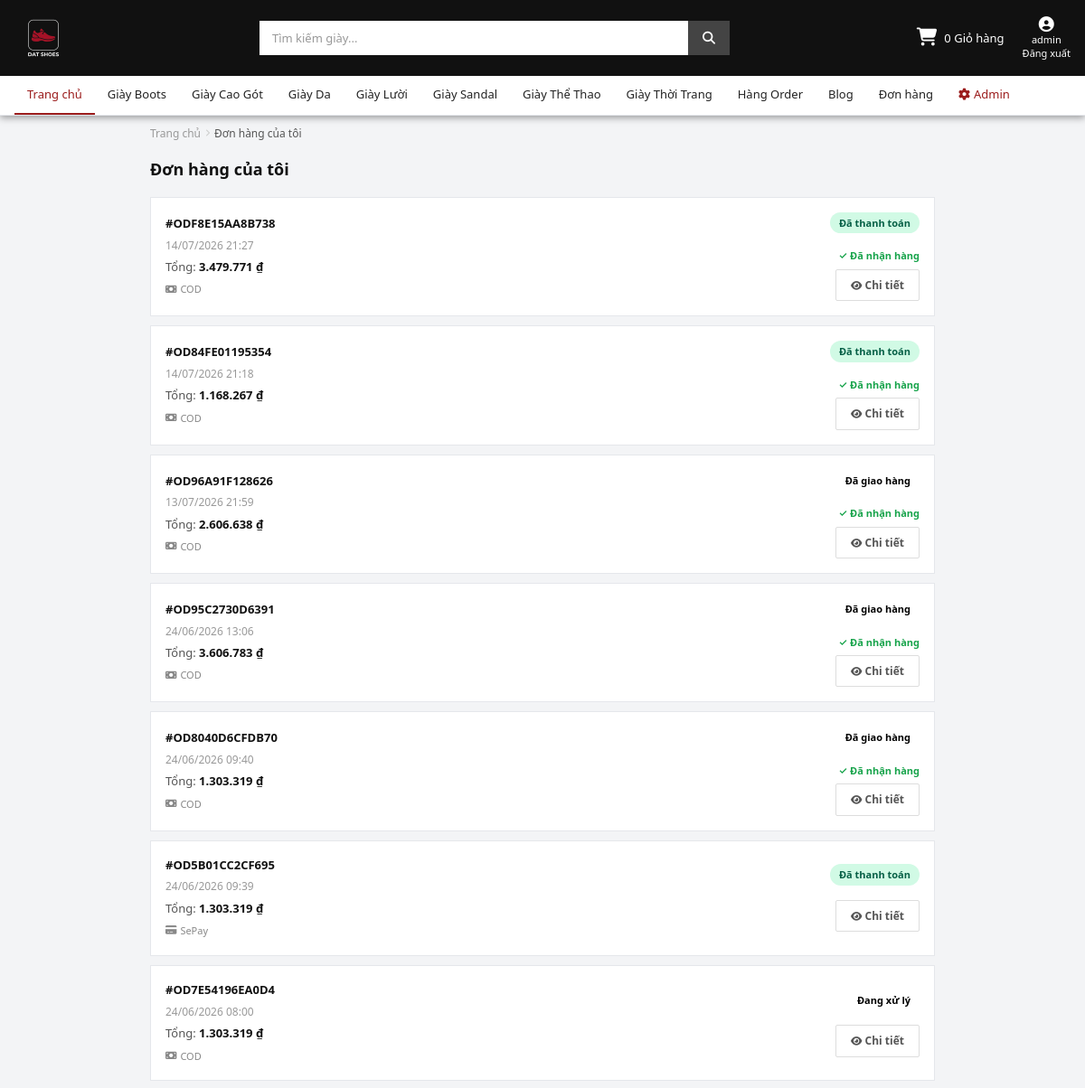
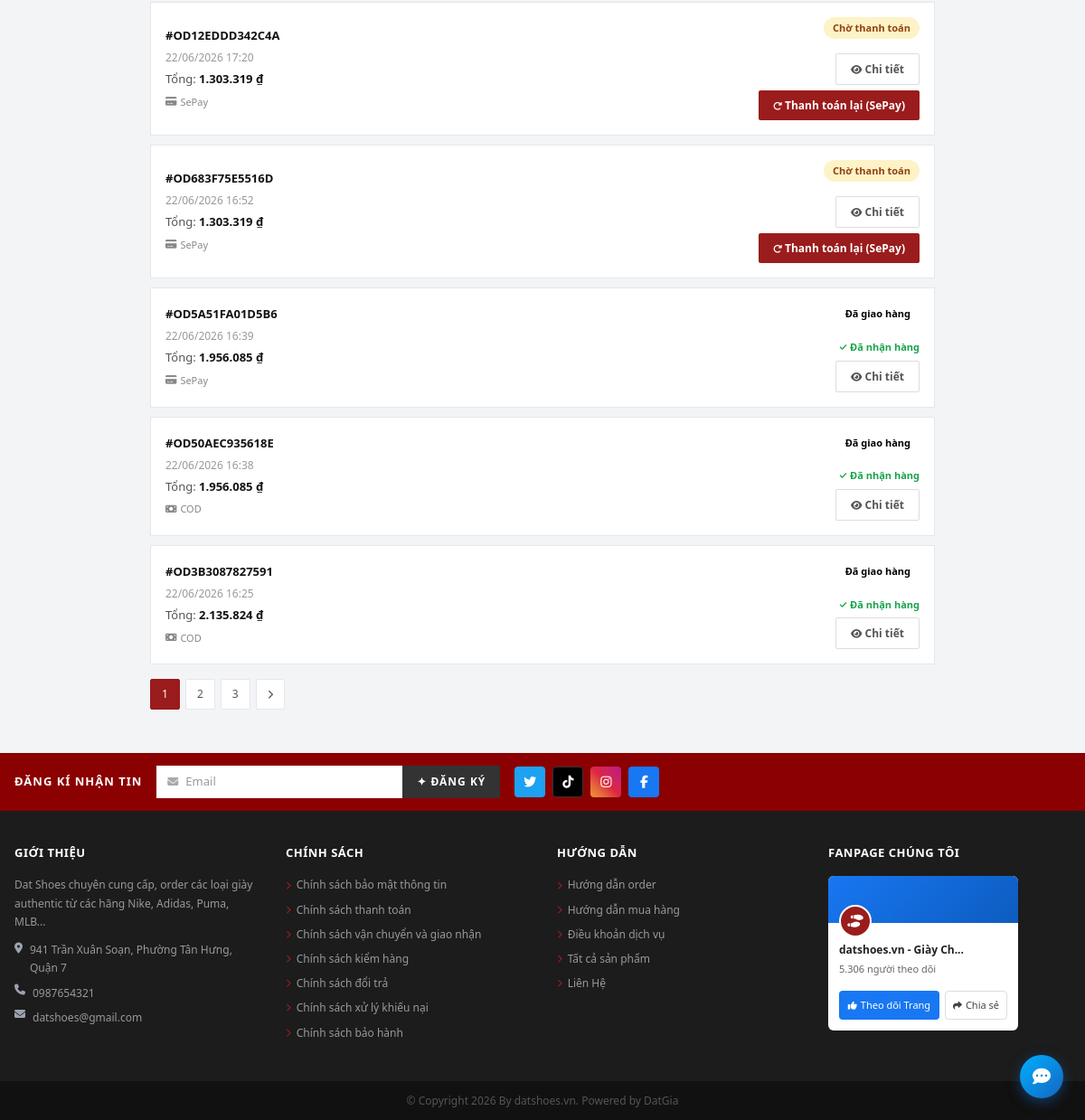
The page /cart/orders/ (signed in) on the database its author committed (2 pictures, top to bottom).
### apps/products/models.py (models this page shows, shortened)
class Category(models.Model):
    name = models.CharField(max_length=100, unique=True,
                            verbose_name="Tên loại giày")
    slug = models.SlugField(max_length=120, unique=True, blank=True)
    description = models.TextField(blank=True, verbose_name="Mô tả")
    image = models.ImageField(upload_to='categories/', blank=True, null=True)
    is_active = models.BooleanField(default=True)
    class Meta:
        verbose_name = "Danh mục"
        verbose_name_plural = "Danh mục"

### apps/cart/models.py (models this page shows, shortened)
class Order(models.Model):
    class PaymentStatus(models.TextChoices):
        PENDING = 'pending', 'Chờ thanh toán'
        PAID    = 'paid',    'Đã thanh toán'
        FAILED  = 'failed',  'Thanh toán thất bại'
    class OrderStatus(models.TextChoices):
        NEW        = 'new',        'Mới tạo'
        PROCESSING = 'processing', 'Đang xử lý'
        SHIPPED    = 'shipped',    'Đang giao hàng'
        DELIVERED  = 'delivered',  'Đã giao hàng'
        CANCELLED  = 'cancelled',  'Đã hủy'
    class Status(models.TextChoices):
        PENDING     = 'pending',     'Chờ thanh toán'
        PAID        = 'paid',        'Đã thanh toán'
        PROCESSING  = 'processing',  'Đang xử lý'
        SHIPPED     = 'shipped',     'Đang giao hàng'
        DELIVERED   = 'delivered',   'Đã giao hàng'
        FAILED      = 'failed',      'Thanh toán thất bại'
        CANCELLED   = 'cancelled',   'Đã hủy'
    class PaymentMethod(models.TextChoices):
        MOMO  = 'momo',  'MoMo'
        SEPAY = 'sepay', 'SePay'
        COD   = 'cod',   'COD'
    user = models.ForeignKey(
        settings.AUTH_USER_MODEL,
        on_delete=models.SET_NULL,
        null=True, blank=True,
        related_name='orders',
    )
    code        = models.CharField(max_length=32, unique=True, blank=True)
    full_name   = models.CharField(max_length=120, blank=True)
    phone       = models.CharField(max_length=20, blank=True)
    email       = models.EmailField(blank=True)
    address     = models.CharField(max_length=255, blank=True)
    note        = models.TextField(blank=True)
    total_amount    = models.DecimalField(max_digits=12, decimal_places=0)
    discount_amount = models.DecimalField(max_digits=12, decimal_places=0, default=0, verbose_name='Số tiền giảm')
    voucher      = models.ForeignKey('Voucher', on_delete=models.SET_NULL, null=True, blank=True, related_name='orders')
    voucher_code = models.CharField(max_length=50, blank=True, verbose_name='Mã voucher (lưu lại)')
    payment_status = models.CharField(
        max_length=20,
        choices=PaymentStatus.choices,
        default=PaymentStatus.PENDING,
        verbose_name='Trạng thái thanh toán',
    )
    order_status = models.CharField(
        max_length=20,
        choices=OrderStatus.choices,
        default=OrderStatus.NEW,
        verbose_name='Trạng thái đơn hàng',
    )
    status = models.CharField(
        max_length=20,
        choices=Status.choices,
        default=Status.PENDING,
        verbose_name='Trạng thái (legacy)',
    )
    payment_method = models.CharField(max_length=20, choices=PaymentMethod.choices, default=PaymentMethod.MOMO)
    delivered_at       = models.DateTimeField(null=True, blank=True, verbose_name='Thời gian nhận hàng')
    delivery_confirmed = models.BooleanField(default=False, verbose_name='Đã xác nhận nhận hàng')
    momo_order_id        = models.CharField(max_length=100, blank=True, unique=True, null=True)
    momo_request_id      = models.CharField(max_length=100, blank=True, unique=True, null=True)
    momo_trans_id        = models.CharField(max_length=100, blank=True, null=True)
    momo_result_code     = models.IntegerField(blank=True, null=True)
    momo_message         = models.CharField(max_length=255, blank=True)
    momo_pay_url         = models.URLField(blank=True)
    momo_response_payload = models.TextField(blank=True)
    sepay_invoice_number = models.CharField(max_length=64, blank=True, verbose_name='SePay invoice number')
    sepay_transaction_id = models.CharField(max_length=100, blank=True, null=True, verbose_name='SePay transaction ID')
    sepay_pay_url        = models.URLField(blank=True, verbose_name='SePay checkout URL')
    sepay_status         = models.CharField(max_length=32, blank=True, verbose_name='SePay order status')
    sepay_ipn_payload    = models.TextField(blank=True, verbose_name='SePay IPN raw payload')
    created_at = models.DateTimeField(auto_now_add=True)
    updated_at = models.DateTimeField(auto_now=True)
    class Meta:
        ordering = ['-created_at']
        verbose_name = 'Đơn hàng'
        verbose_name_plural = 'Đơn hàng'

### apps/cart/views.py (the view)
# urls.py: path('orders/', views.orders_list, name='orders_list'),
def orders_list(request):
    qs = Order.objects.filter(user=request.user).order_by("-created_at")
    paginator = Paginator(qs, 12)
    page = request.GET.get("page")
    page_obj = paginator.get_page(page)
    return render(
        request,
        "orders/order_list.html",
        {"page_obj": page_obj, "paginator": paginator},
    )

### templates/orders/order_list.html (shortened to what this page needs)
{% extends 'base.html' %}
{% load static %}
{% load format_money %}
{% block content %}
<div class="ol-page">
<div class="ol-container">
  <nav class="ol-bc">
    <a href="{% url 'landing' %}">Trang chủ</a>
    <i class="fas fa-chevron-right"></i>
    <span style="color:#555;">Đơn hàng của tôi</span>
  </nav>
  <div class="ol-header">Đơn hàng của tôi</div>
  {% if page_obj.object_list %}
    {% for order in page_obj.object_list %}
    <div class="ol-card">
      <div>
        <div class="ol-code">#{{ order.code }}</div>
        <div class="ol-date">{{ order.created_at|date:"d/m/Y H:i" }}</div>
        <div class="ol-total">
          Tổng: <strong>{{ order.total_amount|vnd }}</strong>
        </div>
        <div class="ol-method">
          {% if order.payment_method == 'sepay' %}
            <i class="fas fa-credit-card"></i> SePay
          {% elif order.payment_method == 'momo' %}
            <i class="fas fa-wallet"></i> MoMo
          {% else %}
            <i class="fas fa-money-bill"></i> {{ order.get_payment_method_display }}
          {% endif %}
        </div>
      </div>
      <div class="ol-actions">
        <span class="ol-status {{ order.status }}">{{ order.get_status_display }}</span>
        {% if order.delivery_confirmed %}
        <span style="font-size:11px; color:#16a34a; font-weight:600;">✓ Đã nhận hàng</span>
        {% endif %}
        <a href="{% url 'cart:order_detail' order.code %}" class="btn-ol-detail">
          <i class="fas fa-eye" style="font-size:11px;"></i> Chi tiết
        </a>
        {% if order.status == 'pending' or order.status == 'failed' %}
        <form action="{% url 'cart:order_retry' order.code %}" method="post">
          <button type="submit" class="btn-ol-retry">
            <i class="fas fa-redo" style="font-size:10px;"></i>
            Thanh toán lại
            {% if order.payment_method == 'sepay' %}(SePay){% elif order.payment_method == 'momo' %}(MoMo){% endif %}
          </button>
        </form>
        {% endif %}
      </div>
    </div>
    {% endfor %}
    <div class="ol-pagination">
      {% for num in paginator.page_range %}
      <a href="?page={{ num }}" class="ol-page-btn {% if num == page_obj.number %}active{% endif %}">{{ num }}</a>
      {% endfor %}
      {% if page_obj.has_next %}
      <a href="?page={{ page_obj.next_page_number }}" class="ol-page-btn">
        <i class="fas fa-chevron-right" style="font-size:10px;"></i>
      </a>
      {% endif %}
    </div>
  {% else %}
  <div class="ol-empty">
    <div><i class="fas fa-receipt"></i></div>
    <p>Bạn chưa có đơn hàng nào.</p>
    <a href="{% url 'products:product_list' %}">Mua sắm ngay</a>
  </div>
  {% endif %}
</div>
</div>
{% endblock %}

### templates/base.html (shortened to what this page needs)
{% load static %}
<!doctype html>
<html lang="vi">
<head>
	<link rel="stylesheet" href="https://cdnjs.cloudflare.com/ajax/libs/font-awesome/6.6.0/css/all.min.css" />
	<link rel="stylesheet" href="{% static 'css/main.css' %}" />
</head>
<body>
	<header class="site-header" style="position:sticky; top:0; z-index:100;">
		<div style="max-width:1200px; margin:0 auto; padding:10px 16px; display:flex; align-items:center; justify-content: space-between;gap:16px;">
			<a href="{% url 'landing' %}" style="flex-shrink:0; display:block;">
				<img src="{% static 'images/logo.png' %}" alt="Dat Shoes" style="height:64px; width:auto; display:block;" />
			</a>
			<div class="header-center" style="flex:1; display:flex; justify-content:center;">
				<form class="search-bar" method="get" action="{% url 'products:product_list' %}">
					<input type="text" name="q" placeholder="Tìm kiếm giày..." value="{{ request.GET.q }}"
						aria-label="Tìm kiếm sản phẩm" />
					<button type="submit" aria-label="Tìm kiếm"><i class="fas fa-search"></i></button>
				</form>
			</div>
			<div class="header-util" style="flex-shrink:0;">
				<a href="{% url 'cart:cart_detail' %}" class="cart-link">
					<div class="cart-icon">
						<i class="fas fa-shopping-cart"></i>
					</div>
					<span>{{ cart_count|default:0 }} Giỏ hàng</span>
				</a>
				{% if user.is_authenticated %}
				<a href="{% url 'accounts:logout' %}" class="util-link">
					<i class="fas fa-user-circle"></i>
					<span>{{ user.username|truncatechars:10 }}</span>
					<span>Đăng xuất</span>
				</a>
				{% else %}
				<a href="{% url 'accounts:login' %}" class="util-link">
					<i class="fas fa-user"></i>
					<span>Đăng nhập</span>
					<span>Đăng ký</span>
				</a>
				{% endif %}
			</div>
		</div>
		<nav class="site-nav">
			<div style="max-width:1200px; margin:0 auto; padding:0 16px;">
				<ul class="nav-list" id="mainNavList">
					<li class="active">
						<a href="{% url 'landing' %}">Trang chủ</a>
					</li>
					{% for category in categories %}
					<li>
						<a href="{% url 'products:category_detail' category.slug %}">
							{{ category.name }}
						</a>
					</li>
					{% endfor %}
					<li><a href="#">Hàng Order</a></li>
					<li><a href="#">Blog</a></li>
					{% if user.is_authenticated %}
					<li><a href="{% url 'cart:orders_list' %}">Đơn hàng</a></li>
					{% endif %}
					{% if user.is_staff %}
					<li>
						<a href="{% url 'admin:index' %}" style="color: var(--dee-red);">
							<i class="fas fa-cog"></i> Admin
						</a>
					</li>
					{% endif %}
				</ul>
			</div>
		</nav>
	</header>
	<main>
		{% block content %}{% endblock %}
	</main>
	<footer>
		<div class="footer-newsletter">
			<div class="newsletter-inner">
				<span class="newsletter-title">ĐĂNG KÍ NHẬN TIN</span>
				<form class="newsletter-form">
					<div class="email-wrap">
						<i class="fas fa-envelope"></i>
						<input type="email" placeholder="Email" aria-label="Email đăng ký nhận tin" />
					</div>
					<button type="submit">✦ ĐĂNG KÝ</button>
				</form>
				<div class="social-icons">
					<a href="#" class="social-icon social-twitter" aria-label="Twitter">
						<i class="fab fa-twitter"></i>
					</a>
					<a href="#" class="social-icon social-tiktok" aria-label="TikTok">
						<i class="fab fa-tiktok"></i>
					</a>
					<a href="#" class="social-icon social-ig" aria-label="Instagram">
						<i class="fab fa-instagram"></i>
					</a>
					<a href="#" class="social-icon social-fb" aria-label="Facebook">
						<i class="fab fa-facebook-f"></i>
					</a>
				</div>
			</div>
		</div>
		<div class="footer-main">
			<div class="footer-grid">
				<div class="footer-col">
					<h5 class="footer-col-title">GIỚI THIỆU</h5>
					<p>Dat Shoes chuyên cung cấp, order các loại giày authentic từ các hãng Nike, Adidas, Puma, MLB...
					</p>
					<address>
						<div style="display:flex; gap:8px; margin-top:10px;">
							<i class="fas fa-map-marker-alt" style="color:#9ca3af; margin-top:2px; flex-shrink:0;"></i>
							<span>941 Trần Xuân Soạn, Phường Tân Hưng, Quận 7</span>
						</div>
						<div style="display:flex; gap:8px; margin-top:8px;">
							<i class="fas fa-phone" style="color:#9ca3af; flex-shrink:0;"></i>
							<span>0987654321</span>
						</div>
						<div style="display:flex; gap:8px; margin-top:6px;">
							<i class="fas fa-envelope" style="color:#9ca3af; flex-shrink:0;"></i>
							<span>datshoes@gmail.com</span>
						</div>
					</address>
				</div>
				<div class="footer-col">
					<h5 class="footer-col-title">CHÍNH SÁCH</h5>
					<ul class="footer-col-links">
						<li><a href="#"><i class="fas fa-chevron-right"></i>Chính sách bảo mật thông tin</a></li>
						<li><a href="#"><i class="fas fa-chevron-right"></i>Chính sách thanh toán</a></li>
						<li><a href="#"><i class="fas fa-chevron-right"></i>Chính sách vận chuyển và giao nhận</a></li>
						<li><a href="#"><i class="fas fa-chevron-right"></i>Chính sách kiểm hàng</a></li>
						<li><a href="#"><i class="fas fa-chevron-right"></i>Chính sách đổi trả</a></li>
						<li><a href="#"><i class="fas fa-chevron-right"></i>Chính sách xử lý khiếu nại</a></li>
						<li><a href="#"><i class="fas fa-chevron-right"></i>Chính sách bảo hành</a></li>
					</ul>
				</div>
				<div class="footer-col">
					<h5 class="footer-col-title">HƯỚNG DẪN</h5>
					<ul class="footer-col-links">
						<li><a href="#"><i class="fas fa-chevron-right"></i>Hướng dẫn order</a></li>
						<li><a href="#"><i class="fas fa-chevron-right"></i>Hướng dẫn mua hàng</a></li>
						<li><a href="#"><i class="fas fa-chevron-right"></i>Điều khoản dịch vụ</a></li>
						<li><a href="{% url 'products:product_list' %}"><i class="fas fa-chevron-right"></i>Tất cả sản
								phẩm</a></li>
						<li><a href="#"><i class="fas fa-chevron-right"></i>Liên Hệ</a></li>
					</ul>
				</div>
				<div class="footer-col">
					<h5 class="footer-col-title">FANPAGE CHÚNG TÔI</h5>
					<div class="fanpage-widget">
						<div class="fanpage-cover">
							<div class="fanpage-avatar">
								<i class="fas fa-shoe-prints"></i>
							</div>
						</div>
						<div class="fanpage-info">
							<div class="fanpage-name">datshoes.vn - Giày Ch...</div>
							<div class="fanpage-followers">5.306 người theo dõi</div>
						</div>
						<div class="fanpage-actions">
							<button class="btn-follow">
								<i class="fas fa-thumbs-up" style="font-size:10px;"></i> Theo dõi Trang
							</button>
							<button class="btn-share">
								<i class="fas fa-share" style="font-size:10px;"></i> Chia sẻ
							</button>
						</div>
					</div>
				</div>
			</div>
		</div>
		<div class="footer-copyright">
			<p>© Copyright 2026 By datshoes.vn. Powered by DatGia</p>
		</div>
	</footer>
	<div class="float-chat">
		<button aria-label="Chat với chúng tôi" title="Chat ngay">
			<i class="fas fa-comment-dots"></i>
		</button>
	</div>
</body>
</html>

### rows shown on the page
Category: name "Giày Boots"
Category: name "Giày Cao Gót"
Category: name "Giày Da"
Category: name "Giày Lười"
Category: name "Giày Sandal"
Category: name "Giày Thể Thao"
Category: name "Giày Thời Trang"
Order: code "ODF8E15AA8B738", created_at "14/07/2026 21:27", total_amount|vnd "3.479.771 ₫", payment_method "COD", status "Đã thanh toán", delivery_confirmed "✓ Đã nhận hàng"
Order: code "OD84FE01195354", created_at "14/07/2026 21:18", total_amount|vnd "1.168.267 ₫", payment_method "COD", status "Đã thanh toán", delivery_confirmed "✓ Đã nhận hàng"
Order: code "OD96A91F128626", created_at "13/07/2026 21:59", total_amount|vnd "2.606.638 ₫", payment_method "COD", status "Đã giao hàng", delivery_confirmed "✓ Đã nhận hàng"
Order: code "OD95C2730D6391", created_at "24/06/2026 13:06", total_amount|vnd "3.606.783 ₫", payment_method "COD", status "Đã giao hàng", delivery_confirmed "✓ Đã nhận hàng"
Order: code "OD8040D6CFDB70", created_at "24/06/2026 09:40", total_amount|vnd "1.303.319 ₫", payment_method "COD", status "Đã giao hàng", delivery_confirmed "✓ Đã nhận hàng"
Order: code "OD5B01CC2CF695", created_at "24/06/2026 09:39", total_amount|vnd "1.303.319 ₫", payment_method "sepay" (drawn), status "Đã thanh toán"
Order: code "OD7E54196EA0D4", created_at "24/06/2026 08:00", total_amount|vnd "1.303.319 ₫", payment_method "COD", status "Đang xử lý"
Order: code "OD12EDDD342C4A", created_at "22/06/2026 17:20", total_amount|vnd "1.303.319 ₫", payment_method "sepay" (drawn), status "Chờ thanh toán", shows "Thanh toán lại"
Order: code "OD683F75E5516D", created_at "22/06/2026 16:52", total_amount|vnd "1.303.319 ₫", payment_method "sepay" (drawn), status "Chờ thanh toán", shows "Thanh toán lại"
Order: code "OD5A51FA01D5B6", created_at "22/06/2026 16:39", total_amount|vnd "1.956.085 ₫", payment_method "sepay" (drawn), status "Đã giao hàng", delivery_confirmed "✓ Đã nhận hàng"
Order: code "OD50AEC935618E", created_at "22/06/2026 16:38", total_amount|vnd "1.956.085 ₫", payment_method "COD", status "Đã giao hàng", delivery_confirmed "✓ Đã nhận hàng"
Order: code "OD3B3087827591", created_at "22/06/2026 16:25", total_amount|vnd "2.135.824 ₫", payment_method "COD", status "Đã giao hàng", delivery_confirmed "✓ Đã nhận hàng"

### other values the page prints
{{ cart_count|default:0 }} "0"
{{ user.username|truncatechars:10 }} "admin"
{{ num }} "1" "2" "3"
